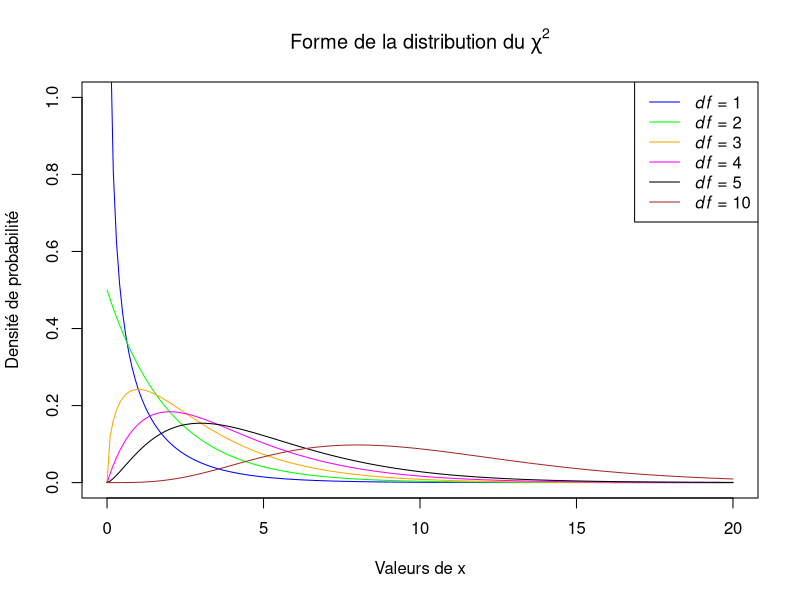

The R script that drew this image:
## ---- chunk 1
library(knitr)
library(kableExtra)

freqs <- matrix(data = c(139, 146, 117, 98, 500), nrow = 1, ncol = 5)

df.freqs <- as.data.frame(freqs)
colnames(df.freqs) <- c("À pied", "Transport en commun", "Vélo", "Voiture", "TOTAL")

# Generate the table with custom styling for merged cells
kable(df.freqs, 
      row.names = FALSE, 
      caption = "Habitudes d'utilisation de différents modes de transports dans un échantillon de 500 individus à la TÉLUQ.",
      "html", booktabs = TRUE, escape = FALSE) %>% 
  kable_styling(full_width = F, position = "center")

## ---- chunk 2
##appearance of the distribution
x <- seq(from=0, to=20, by=0.1)

##compute density for given df
chivals.1 <- dchisq(x=x, df=1)
chivals.2 <- dchisq(x=x, df=2)
chivals.3 <- dchisq(x=x, df=3)
chivals.4 <- dchisq(x=x, df=4)
chivals.5 <- dchisq(x=x, df=5)
chivals.10 <- dchisq(x=x, df=10)

##plot density
plot(chivals.1 ~ x, ylab="Densité de probabilité", xlab="Valeurs de x",
  ylim=c(0, 1), type="n", main=expression(paste("Forme de la distribution du ", chi^2)))

lines(y=chivals.1, x=x, col="blue")
lines(y=chivals.2, x=x, col="green")
lines(y=chivals.3, x=x, col="orange")
lines(y=chivals.4, x=x, col="magenta")
lines(y=chivals.5, x=x, col="black")
lines(y=chivals.10, x=x, col="brown")

##add legend
legend(x="topright", legend=c(expression(paste(italic(df), " = 1")),
expression(paste(italic(df), " = 2")),
expression(paste(italic(df), " = 3")),
expression(paste(italic(df), " = 4")),
expression(paste(italic(df), " = 5")),
expression(paste(italic(df), " = 10"))),
lty=1, col=c("blue", "green", "orange", "magenta", "black", "brown"))
## ---- chunk 3
##on détermine la probabilité cumulative
1 - pchisq(q = 11.44, df = 3, lower.tail = TRUE)
##même chose avec lower.tail = FALSE
pchisq(q = 11.44, df = 3, lower.tail = FALSE)
## ---- chunk 4
##on crée un vecteur de fréquences
ratio <- c(139, 146, 117, 98)

##on peut ajouter les étiquettes (optionnel)
names(ratio) <- c("À Pied", "Transport en commun", 
                  "Vélo", "Voiture")
ratio

##on effectue le khi carré
out <- chisq.test(x = ratio, p = c(0.25, 0.25, 0.25, 0.25))
out
## ---- chunk 5
##on extrait les résidus de Pearson des résultats du test
out$residuals
## ---- chunk 6
##moose data
moose.data <- data.frame(Habitat = c("jeune coupe forestière", "vieille coupe forestière",
                           "marais et étang", "forêt non-coupée"),
                         Disponibilité = c(0.340, 0.101, 0.104, 0.455),
                         Fréquence = c(25, 22, 30, 40))

# Generate the table with custom styling for merged cells
kable(moose.data, 
      row.names = FALSE, 
      caption = "Sélection d'habitat par des Orignaux selon la disponibilité d'habitat dans une aire d'étude.",
      "html", booktabs = TRUE, escape = FALSE) %>% 
  kable_styling(full_width = F, position = "center")

## ---- chunk 7
##on crée un vecteur de fréquences
select <- c(25, 22, 30, 40)
##on ajoute les noms des habitats
names(select) <- c("jeune_coupe", "vieille_coupe", "marais_et_etang", "foret_non_coupee")
##on effectue le test du khi carré
##important de spécifier les bonnes valeurs pour H0
out.select <- chisq.test(select, p = c(0.340, 0.101, 0.104, 0.455))
out.select
## ---- chunk 8
##on extrait les résidus de Pearson des résultats du test
out.select$residuals
## ---- chunk 9
##on crée une matrice avec les fréquences
freq.fleurs <- matrix(data = c(84, 16), nrow = 1)

##on indique H0
H0.prop <- c(0.75, 0.25)

##on effectue le test du khi carré
khi2 <- chisq.test(x = freq.fleurs, p = H0.prop)
khi2
## ---- chunk 10
##khi carré original
khi.orig <- sum(((khi2$observed - khi2$expected)^2)/
                khi2$expected)
khi.orig

##khi carré corrigé pour continuité
khi.corr <- sum(((abs(khi2$observed - khi2$expected) - 0.5)^2)/
                khi2$expected)
khi.corr
## P-value du khi carré corrigé
P<- pchisq(khi.corr, df = 1, lower.tail = FALSE)
P
## ---- chunk 11
freq_obs <- matrix(data = c(38, 11, 14, 51), nrow = 2, ncol = 2,
                   byrow = TRUE)
colnames(freq_obs) <- c("Pâle", "Foncé")
rownames(freq_obs) <- c("Bleu", "Brun")

kable(freq_obs, 
      caption = "Tableau de contingence selon la couleur des cheveux et des yeux.",
      "html", booktabs = TRUE, escape = FALSE) %>% 
  kable_styling(full_width = F, position = "center")
## ---- chunk 12
df <- data.frame(
  Col1 = c("", "Bleu", "Brun", "**Somme des colonnes**"),
  Col2 = c("Pâle", "38 (22.35)", "14 (29.65)", "52"),
  Col3 = c("Foncé", "11 (26.65)", "51 (35.35)", "62"),
  Col4 = c("**Somme des rangées**", "49", "65", "114")
  )

# Generate the table with custom styling for merged cells
kable(df, 
      col.names = NULL, 
      row.names = FALSE, 
      caption = "Fréquences observées et théoriques (entre parenthèses) et totaux marginaux selon la couleur des cheveux et des yeux.",
      "html", booktabs = TRUE, escape = FALSE) %>% 
  kable_styling(full_width = F, position = "center")
## ---- chunk 13
##on assemble les données dans une matrice
freq.obs <- matrix(data = c(38, 11, 14, 51), nrow = 2, 
                   ncol = 2, byrow = TRUE)

##on ajoute des étiquettes aux colonnes et rangées 
##ceci est facultatif
colnames(freq.obs) <- c("Pale", "Fonce")
rownames(freq.obs) <- c("Bleu", "Brun")

##analyse sans correction pour continuité
out.tab <- chisq.test(x = freq.obs, correct = FALSE)
out.tab
##analyse avec correction pour continuité
out.tab.corr <- chisq.test(x = freq.obs, correct = TRUE)
out.tab.corr
## ---- chunk 14
##on extrait les résidus de Pearson des résultats du test
out.tab.corr$residuals
## ---- chunk 15
surv <- matrix(data = c(60, 200, 60, 200), 
               nrow = 2, ncol = 2, byrow = TRUE)
colnames(surv) <- c("Témoin", "Traitement")
rownames(surv) <- c("Vivant", "Mort")

kable(surv, 
      caption = "Effet d'un traitement sur la survie d'individus.",
      "html", booktabs = TRUE, escape = FALSE) %>% 
  kable_styling(full_width = F, position = "center")
## ---- chunk 16
surv.males <- matrix(data = c(14, 60, 46, 10), 
               nrow = 2, ncol = 2, byrow = TRUE)
colnames(surv.males) <- c("Témoin", "Traitement")
rownames(surv.males) <- c("Vivant", "Mort")

kable(surv.males, 
      caption = "Effet d'un traitement sur la survie des mâles.",
      "html", booktabs = TRUE, escape = FALSE) %>% 
  kable_styling(full_width = F, position = "center")
## ---- chunk 17
surv.females <- matrix(data = c(46, 140, 14, 190), 
               nrow = 2, ncol = 2, byrow = TRUE)
colnames(surv.females) <- c("Témoin", "Traitement")
rownames(surv.females) <- c("Vivant", "Mort")

kable(surv.females, 
      caption = "Effet d'un traitement sur la survie des femelles.",
      "html", booktabs = TRUE, escape = FALSE) %>% 
  kable_styling(full_width = F, position = "center")
## ---- chunk 18
##raw data
library(xtable) # Allows the creation and the format of the contingency table - Y. Claveau

data.cars <- matrix(data = c(125, 223, 62, 180,
                      175, 77, 238, 120), nrow = 2, ncol = 4, byrow = TRUE)
colnames(data.cars) <- c("A", "B", "C", "D")
rownames(data.cars) <- c("Domestique", "Importé")

kable(data.cars, 
      caption = "Tableau de données des fréquences pour chaque type de véhicule (importé ou domestique) dans les quatre arrondissements (A, B, C, D).",
      "html", booktabs = TRUE, escape = FALSE) %>% 
  kable_styling(full_width = F, position = "center")
## ---- chunk 19
##matrice
autos <- matrix(data = c(125, 223, 62, 180, 
                      175, 77, 238, 120), nrow = 2, ncol = 4, byrow = TRUE)
##on peut ajouter les étiquettes
colnames(autos) <- c("A", "B", "C", "D")
rownames(autos) <- c("Domestique", "Importe")
##visualisons le tout
autos
## ---- chunk 20
out.autos <- chisq.test(x=autos) 
## ---- chunk 21
##on extrait les résidus de Pearson des résultats du test
out.autos$residuals
## ---- chunk 22
out.autos$observed-out.autos$expected
